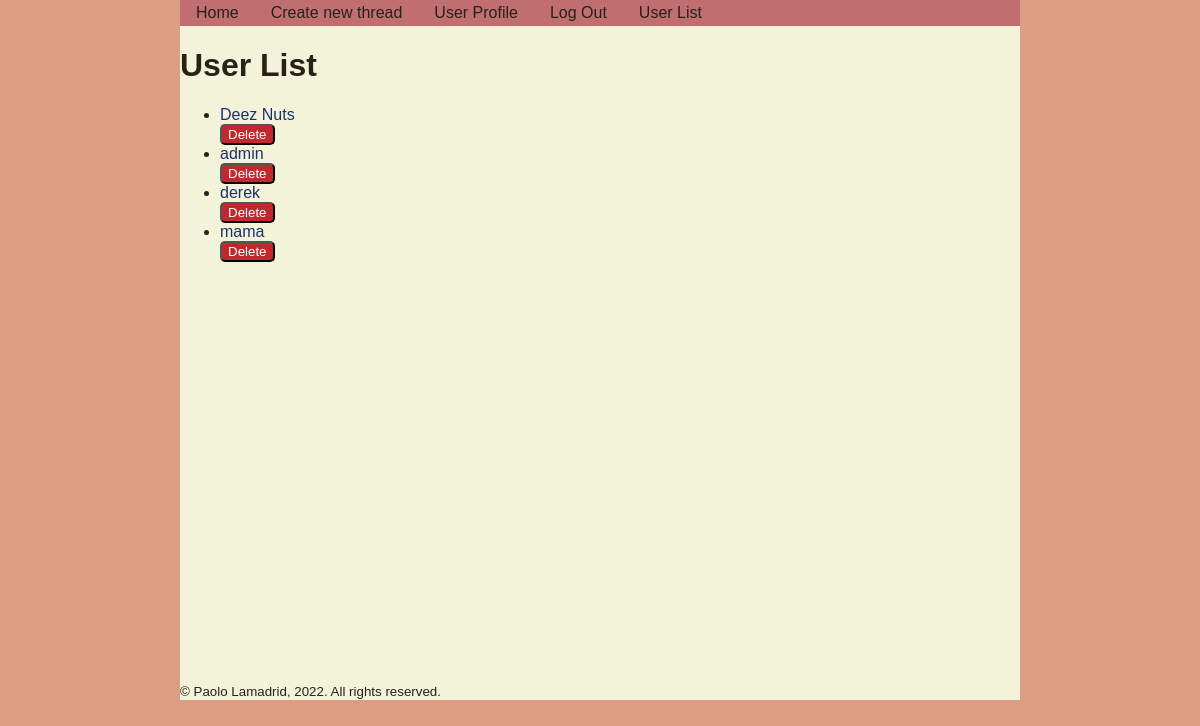
The page /user_list (signed in) on the database as committed earlier.
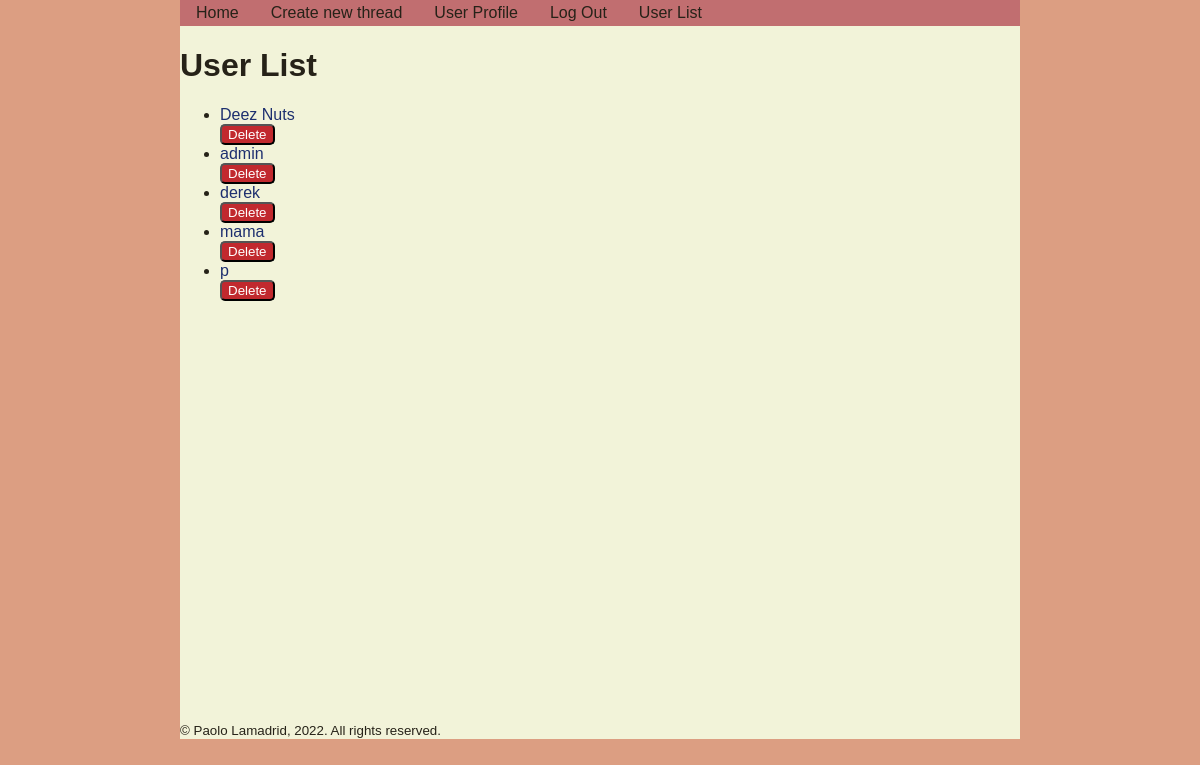
The same page on the database as committed later.
### tables this page shows
CREATE TABLE users
(
    username TEXT PRIMARY KEY,
    password_hash TEXT NOT NULL,
    is_admin INTEGER FALSE,
    date_created TEXT NOT NULL,
    about TEXT DEFAULT "",
    profile_image TEXT DEFAULT ""
);

### app.py (the view)
@app.route("/user_list", methods=["GET", "POST"])
@admin_required
def user_list():
    db = get_db()
    user_list = db.execute("""
        SELECT username from users;
    """).fetchall()
    return render_template("user_list.html", user_list=user_list)

### app.py (called while the page is built)
@app.before_request
def load_logged_in_user():
    g.user = session.get("username", None)
    g.is_admin = session.get("is_admin", False)

def admin_required(view):
    @wraps(view)
    def decorated_function(**kwargs):
        if g.user is None or g.is_admin == False:
            return abort(401)
        return view(**kwargs)
    return decorated_function

### database.py (called while the page is built)
def get_db():
    if "db" not in g:
        g.db = sqlite3.connect(DATABASE,
            detect_types=sqlite3.PARSE_DECLTYPES
        )
        g.db.row_factory = sqlite3.Row
    return g.db

### templates/user_list.html (shortened to what this page needs)
{% extends 'base.html' %}
{% block main_content %}
<h1>User List</h1>
<ul>
{% for user in user_list %}
    {% set username = user["username"] %}
    <li>
        <a href="{{ url_for('user_profile', username=username) }}">{{ username }}</a>
        <form action="{{ url_for('delete_user') }}" method="POST" novalidate>
            <input type="submit" value="Delete" class="delete_button" />
        </form>
    </li>
{% endfor %}
</ul>
{% endblock %}

### templates/base.html (shortened to what this page needs)
<!DOCTYPE html>
<html lang="en">
<head>
    <link rel="stylesheet" href="{{ url_for('static', filename='styles.css') }}" />
</head>
<body>
    <nav>
        <a href="{{ url_for('index') }}">
            Home
        </a>
        <a href="{{ url_for('post_thread') }}">
            Create new thread
        </a>
        {% if g.user %}
            <a href="{{ url_for('user_profile', username=g.user) }}">
                User Profile
            </a>
            <a href="{{ url_for('logout') }}">
                Log Out
            </a>
        {% endif %}
        {% if g.is_admin %}
            <a href="{{ url_for('user_list') }}">
                User List
            </a>
        {% endif %}
    </nav>
    {% block main_content %}
    {% endblock %}
    <footer>
        <small>&copy; Paolo Lamadrid, 2022. All rights reserved.</small>
    </footer>
</body>
</html>

### static/styles.css (style rules this page uses)
:root { font-size: 16px; --bgcolor: #DC9E82; --txtcolor: #262218; --bodycolor: #F2F3D9; --linkcolor: #1D2F6F; --warningcolor: #C1292E; --accentcolor: #C16E70; background-color: var(--bgcolor); }
body { background-color: var(--bodycolor); color: var(--txtcolor); font-family: 'Montserrat', Arial, sans-serif; font-size: 1rem; width: 70%; margin: 0 auto; }
footer { margin-top: 50%; }
a { text-decoration: none; color: var(--linkcolor); }
nav { background-color: var(--accentcolor); display: flex; justify-content: flex-start; }
.delete_button { background-color: var(--warningcolor); color: white; border-radius: 5px; cursor: pointer; }
nav a { color: var(--txtcolor); margin: 0.25rem 1rem; }

Rows that differ between the two databases and show on the page:
added users: username "p"
